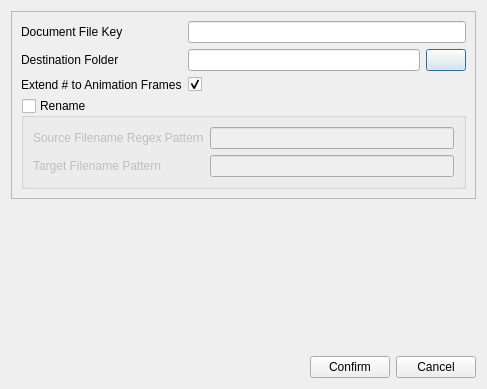
<?xml version="1.0" encoding="UTF-8"?>
<ui version="4.0">
 <class>Dialog</class>
 <widget class="QDialog" name="Dialog">
  <property name="geometry">
   <rect>
    <x>0</x>
    <y>0</y>
    <width>487</width>
    <height>389</height>
   </rect>
  </property>
  <property name="windowTitle">
   <string>Dialog</string>
  </property>
  <layout class="QVBoxLayout" name="verticalLayout">
   <item>
    <widget class="QFrame" name="frame">
     <property name="frameShape">
      <enum>QFrame::StyledPanel</enum>
     </property>
     <property name="frameShadow">
      <enum>QFrame::Raised</enum>
     </property>
     <layout class="QVBoxLayout" name="verticalLayout_2">
      <item>
       <layout class="QFormLayout" name="formLayout">
        <item row="0" column="0">
         <widget class="QLabel" name="label">
          <property name="text">
           <string>Document File Key</string>
          </property>
         </widget>
        </item>
        <item row="0" column="1">
         <widget class="QLineEdit" name="documentFileKeyEdit"/>
        </item>
        <item row="1" column="0">
         <widget class="QLabel" name="label_2">
          <property name="text">
           <string>Destination Folder</string>
          </property>
         </widget>
        </item>
        <item row="1" column="1">
         <layout class="QHBoxLayout" name="horizontalLayout_2">
          <item>
           <widget class="QLineEdit" name="destinationFolderEdit"/>
          </item>
          <item>
           <widget class="QPushButton" name="destinationFolderButton">
            <property name="text">
             <string/>
            </property>
            <property name="icon">
             <iconset resource="../../../assets/resource_files/resources.qrc">
              <normaloff>:/icons/folder.png</normaloff>:/icons/folder.png</iconset>
            </property>
           </widget>
          </item>
         </layout>
        </item>
        <item row="2" column="0">
         <widget class="QLabel" name="label_5">
          <property name="text">
           <string>Extend # to Animation Frames</string>
          </property>
         </widget>
        </item>
        <item row="2" column="1">
         <widget class="QCheckBox" name="extendHashtagToAnimationFramesCheckBox">
          <property name="text">
           <string/>
          </property>
          <property name="checked">
           <bool>true</bool>
          </property>
         </widget>
        </item>
       </layout>
      </item>
      <item>
       <widget class="QGroupBox" name="renameGroupBox">
        <property name="title">
         <string>Rename</string>
        </property>
        <property name="checkable">
         <bool>true</bool>
        </property>
        <property name="checked">
         <bool>false</bool>
        </property>
        <layout class="QVBoxLayout" name="verticalLayout_3">
         <item>
          <layout class="QFormLayout" name="formLayout_2">
           <item row="0" column="0">
            <widget class="QLabel" name="label_3">
             <property name="text">
              <string>Source Filename Regex Pattern</string>
             </property>
            </widget>
           </item>
           <item row="1" column="0">
            <widget class="QLabel" name="label_4">
             <property name="text">
              <string>Target Filename Pattern</string>
             </property>
            </widget>
           </item>
           <item row="0" column="1">
            <widget class="QLineEdit" name="sourceFilenameRegexPatternEdit"/>
           </item>
           <item row="1" column="1">
            <widget class="QLineEdit" name="targetFilenamePatternEdit"/>
           </item>
          </layout>
         </item>
        </layout>
       </widget>
      </item>
     </layout>
    </widget>
   </item>
   <item alignment="Qt::AlignBottom">
    <widget class="QFrame" name="frame_2">
     <property name="frameShape">
      <enum>QFrame::NoFrame</enum>
     </property>
     <property name="frameShadow">
      <enum>QFrame::Raised</enum>
     </property>
     <layout class="QHBoxLayout" name="horizontalLayout_3">
      <property name="leftMargin">
       <number>0</number>
      </property>
      <property name="topMargin">
       <number>0</number>
      </property>
      <property name="rightMargin">
       <number>0</number>
      </property>
      <property name="bottomMargin">
       <number>0</number>
      </property>
      <item alignment="Qt::AlignRight">
       <widget class="QFrame" name="frame_3">
        <property name="frameShape">
         <enum>QFrame::NoFrame</enum>
        </property>
        <property name="frameShadow">
         <enum>QFrame::Raised</enum>
        </property>
        <layout class="QHBoxLayout" name="horizontalLayout_4">
         <property name="leftMargin">
          <number>0</number>
         </property>
         <property name="topMargin">
          <number>0</number>
         </property>
         <property name="rightMargin">
          <number>0</number>
         </property>
         <property name="bottomMargin">
          <number>0</number>
         </property>
         <item>
          <widget class="QPushButton" name="confirmButton">
           <property name="text">
            <string>Confirm</string>
           </property>
          </widget>
         </item>
         <item>
          <widget class="QPushButton" name="cancelButton">
           <property name="text">
            <string>Cancel</string>
           </property>
          </widget>
         </item>
        </layout>
       </widget>
      </item>
     </layout>
    </widget>
   </item>
  </layout>
 </widget>
 <resources>
  <include location="../../../assets/resource_files/resources.qrc"/>
 </resources>
 <connections/>
</ui>
